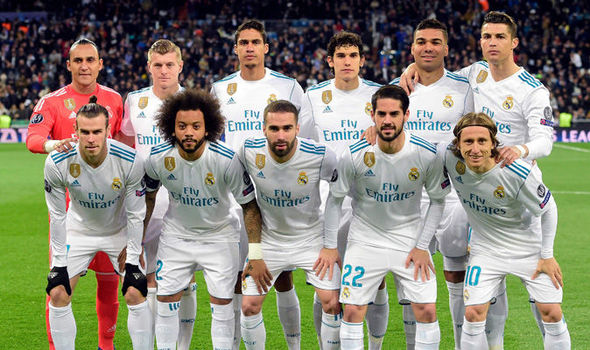
#> input picture FaceCapture/dataset/image.jpg, 590 x 350 px, found by its file name
$ python main.py
#> lines starting #> are read from the running program, lines starting #| are printed output that depends on the picture; after the words box and inside, x2 and y2 are one past the last pixel; in counts of white or black regions, pixels touching at a corner belong together
#> further down, test_img is the input picture: shape (350, 590, 3); mean B, G, R 118.5, 134, 137
# Import the required libraries
import cv2
import matplotlib.pyplot as plt
import math

# Paths for input and output images
image_path = r'C:\Users\krish\OneDrive\Desktop\image.jpg'
boundingbox_path = r'C:\Users\krish\OneDrive\Desktop\boundingbox.jpg'
croppedface_path = r'C:\Users\krish\OneDrive\Desktop\croppedface.jpg'

# Convert BGR image to RGB
def convertToRGB(img):
    return cv2.cvtColor(img, cv2.COLOR_BGR2RGB)

# Detect faces and return cropped faces
def detect_faces(f_cascade, colored_img, scaleFactor=1.1):
#> called with scaleFactor = 1.1
    img_copy = colored_img.copy()
    gray = cv2.cvtColor(img_copy, cv2.COLOR_BGR2GRAY)
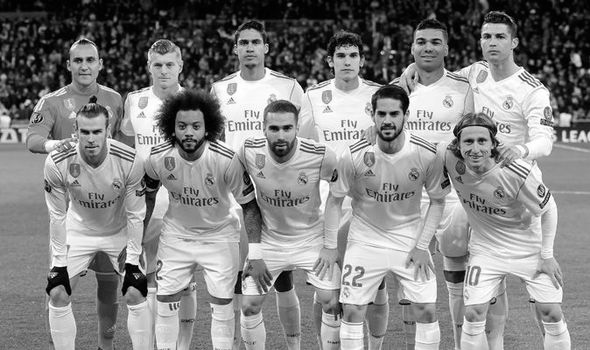
#> gray: shape (350, 590); min 0, max 255, mean 133.1
    faces = f_cascade.detectMultiScale(gray, scaleFactor=scaleFactor, minNeighbors=5)
#> faces = [[473, 21, 40, 40], [232, 28, 36, 36], [146, 52, 36, 36], [72, 118, 38, 38], [329, 41, 38, 38], [63, 44, 41, 41], [407, 25, 43, 43], [365, 97, 45, 45], [261, 113, 40, 40], [167, 109, 43, 43], [453, 124, 44, 44]]

    cropped_faces = []
    for (x, y, w, h) in faces:
        cv2.rectangle(img_copy, (x, y), (x + w, y + h), (255, 0, 0), 2)
        face = colored_img[y:y+h, x:x+w]
        cropped_faces.append(face)
#> this loop made 11 passes
#> pass 1, in detect_faces, `face = colored_img[y:y+h, x:x+w]`:
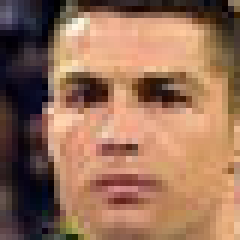
#> face: shape (40, 40, 3) (shown 6 times larger); mean B, G, R 88.8, 112, 152.1
#> pass 2, in detect_faces, `face = colored_img[y:y+h, x:x+w]`:
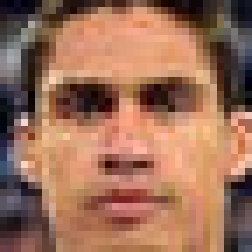
#> face: shape (36, 36, 3) (shown 7 times larger); mean B, G, R 88.3, 110.8, 156.9
#> pass 3, in detect_faces, `face = colored_img[y:y+h, x:x+w]`:
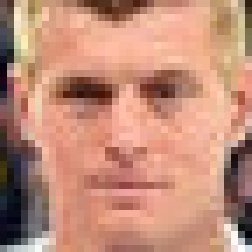
#> face: shape (36, 36, 3) (shown 7 times larger); mean B, G, R 120.5, 141.2, 193.4
#> after the loop:
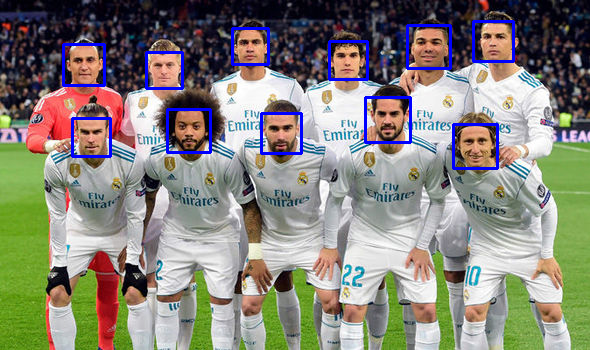
#> img_copy: shape (350, 590, 3); 2.56% of pixels changed, all inside (x1, y1, x2, y2) = (62, 20, 515, 170)
#> after the loop, cropped_faces = 11 items

    return cropped_faces, faces, img_copy

# Load image
test_img = cv2.imread(image_path)

# Load Haar classifier
haar_face_cascade = cv2.CascadeClassifier(cv2.data.haarcascades + 'haarcascade_frontalface_alt.xml')

# Detect faces
cropped_faces, faces_detected, img_with_faces = detect_faces(haar_face_cascade, test_img)
#> cropped_faces = 11 items; faces_detected has the same summary as faces in detect_faces

# Save image with bounding boxes
cv2.imwrite(boundingbox_path, img_with_faces)

# Save detected faces in subplots with 5 faces per row
if len(cropped_faces) > 0:
    num_faces = len(cropped_faces)
#> num_faces = 11
    num_rows = math.ceil(num_faces / 5)
#> num_rows = 3

    resized_faces = [cv2.resize(face, (100, 100)) for face in cropped_faces]
#> resized_faces = 11 items
    fig, axes = plt.subplots(num_rows, 5, figsize=(15, num_rows * 3))

    axes = axes.flatten()
    for i, face in enumerate(resized_faces):
        axes[i].imshow(convertToRGB(face))
        axes[i].axis('off')
        axes[i].set_title(f"Face {i+1}")
#> this loop made 11 passes

    for j in range(i + 1, len(axes)):
        axes[j].axis('off')
#> this loop made 4 passes

    # Save the cropped faces image
    plt.tight_layout(pad=1.0)
    plt.savefig(croppedface_path)
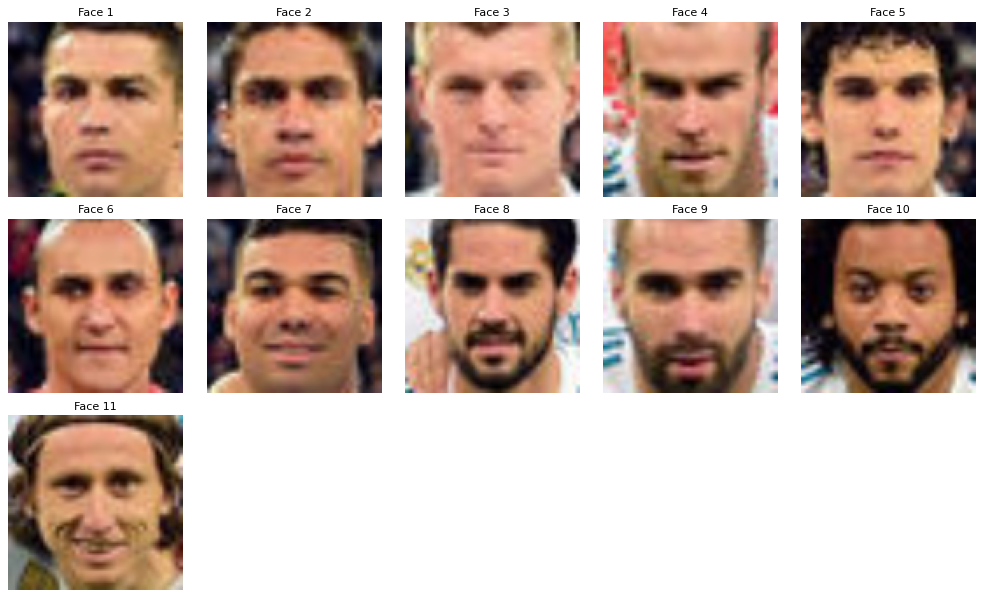
#> figure drawn by matplotlib, 11 panels
else:
    print("No faces detected.")

# Output paths
print(f"Bounding Box Image Saved to: {boundingbox_path}")
print(f"Cropped Faces Image Saved to: {croppedface_path}")
